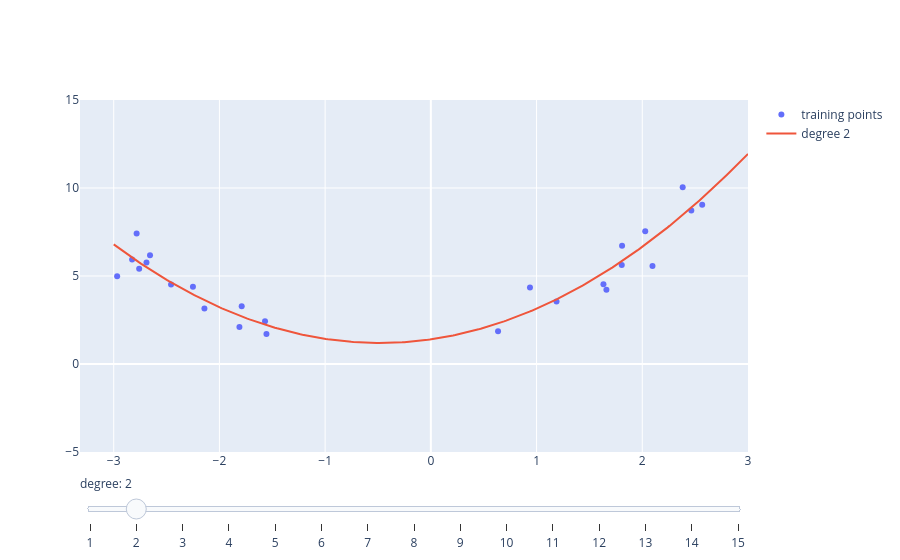

The notebook cell saved with this chart:
### Markdown cell above
## Interactive: drag the slider to change the degree (25 training points)

### Code cell
Xs = 6 * rng.random((25, 1)) - 3
ys = (0.8 * Xs ** 2 + 0.9 * Xs + 2 + rng.standard_normal((25, 1))).ravel()
grid = np.linspace(-3, 3, 300).reshape(-1, 1)
degrees = list(range(1, 16))
fig = go.Figure([go.Scatter(x=Xs.ravel(), y=ys, mode="markers", name="training points")])
for d in degrees:
    m = make_pipeline(PolynomialFeatures(d, include_bias=False), StandardScaler(), LinearRegression()).fit(Xs, ys)
    fig.add_scatter(x=grid.ravel(), y=np.clip(m.predict(grid), -5, 15), mode="lines", name=f"degree {d}", visible=(d == 2))
steps = [{"label": str(d), "method": "update", "args": [{"visible": [True] + [dd == d for dd in degrees]}]} for d in degrees]
fig.update_layout(sliders=[{"steps": steps, "active": 1, "currentvalue": {"prefix": "degree: "}}], yaxis_range=[-5, 15])
fig

### Figure 1 — Plotly figure (JSON) as saved in the notebook; plotly's stock layout.template omitted (floating-point values rounded to 4 significant figures; data arrays with more than 128 entries replaced by an {"elided": "..."} marker saying what was removed)
{"data": [{"mode": "markers", "name": "training points", "type": "scatter", "x": [-2.457, 2.382, -2.826, -1.555, -2.142, 1.661, -1.811, 2.464, 0.9376, -2.783, -2.967, -2.69, 0.6356, 1.809, -1.569, 2.096, -2.657, 1.806, 2.567, 1.633, 1.189, 2.028, -2.759, -1.789, -2.25], "y": [4.521, 10.04, 5.938, 1.698, 3.148, 4.22, 2.105, 8.716, 4.351, 7.412, 4.992, 5.761, 1.855, 6.72, 2.426, 5.572, 6.183, 5.629, 9.047, 4.532, 3.546, 7.543, 5.418, 3.28, 4.388]}, {"mode": "lines", "name": "degree 1", "type": "scatter", "visible": false, "x": {"elided": "300 float values"}, "y": {"elided": "300 float values"}}, {"mode": "lines", "name": "degree 2", "type": "scatter", "visible": true, "x": {"elided": "300 float values"}, "y": {"elided": "300 float values"}}, {"mode": "lines", "name": "degree 3", "type": "scatter", "visible": false, "x": {"elided": "300 float values"}, "y": {"elided": "300 float values"}}, {"mode": "lines", "name": "degree 4", "type": "scatter", "visible": false, "x": {"elided": "300 float values"}, "y": {"elided": "300 float values"}}, {"mode": "lines", "name": "degree 5", "type": "scatter", "visible": false, "x": {"elided": "300 float values"}, "y": {"elided": "300 float values"}}, {"mode": "lines", "name": "degree 6", "type": "scatter", "visible": false, "x": {"elided": "300 float values"}, "y": {"elided": "300 float values"}}, {"mode": "lines", "name": "degree 7", "type": "scatter", "visible": false, "x": {"elided": "300 float values"}, "y": {"elided": "300 float values"}}, {"mode": "lines", "name": "degree 8", "type": "scatter", "visible": false, "x": {"elided": "300 float values"}, "y": {"elided": "300 float values"}}, {"mode": "lines", "name": "degree 9", "type": "scatter", "visible": false, "x": {"elided": "300 float values"}, "y": {"elided": "300 float values"}}, {"mode": "lines", "name": "degree 10", "type": "scatter", "visible": false, "x": {"elided": "300 float values"}, "y": {"elided": "300 float values"}}, {"mode": "lines", "name": "degree 11", "type": "scatter", "visible": false, "x": {"elided": "300 float values"}, "y": {"elided": "300 float values"}}, {"mode": "lines", "name": "degree 12", "type": "scatter", "visible": false, "x": {"elided": "300 float values"}, "y": {"elided": "300 float values"}}, {"mode": "lines", "name": "degree 13", "type": "scatter", "visible": false, "x": {"elided": "300 float values"}, "y": {"elided": "300 float values"}}, {"mode": "lines", "name": "degree 14", "type": "scatter", "visible": false, "x": {"elided": "300 float values"}, "y": {"elided": "300 float values"}}, {"mode": "lines", "name": "degree 15", "type": "scatter", "visible": false, "x": {"elided": "300 float values"}, "y": {"elided": "300 float values"}}], "layout": {"sliders": [{"active": 1, "currentvalue": {"prefix": "degree: "}, "steps": [{"args": [{"visible": [true, true, false, false, false, false, false, false, false, false, false, false, false, false, false, false]}], "label": "1", "method": "update"}, {"args": [{"visible": [true, false, true, false, false, false, false, false, false, false, false, false, false, false, false, false]}], "label": "2", "method": "update"}, {"args": [{"visible": [true, false, false, true, false, false, false, false, false, false, false, false, false, false, false, false]}], "label": "3", "method": "update"}, {"args": [{"visible": [true, false, false, false, true, false, false, false, false, false, false, false, false, false, false, false]}], "label": "4", "method": "update"}, {"args": [{"visible": [true, false, false, false, false, true, false, false, false, false, false, false, false, false, false, false]}], "label": "5", "method": "update"}, {"args": [{"visible": [true, false, false, false, false, false, true, false, false, false, false, false, false, false, false, false]}], "label": "6", "method": "update"}, {"args": [{"visible": [true, false, false, false, false, false, false, true, false, false, false, false, false, false, false, false]}], "label": "7", "method": "update"}, {"args": [{"visible": [true, false, false, false, false, false, false, false, true, false, false, false, false, false, false, false]}], "label": "8", "method": "update"}, {"args": [{"visible": [true, false, false, false, false, false, false, false, false, true, false, false, false, false, false, false]}], "label": "9", "method": "update"}, {"args": [{"visible": [true, false, false, false, false, false, false, false, false, false, true, false, false, false, false, false]}], "label": "10", "method": "update"}, {"args": [{"visible": [true, false, false, false, false, false, false, false, false, false, false, true, false, false, false, false]}], "label": "11", "method": "update"}, {"args": [{"visible": [true, false, false, false, false, false, false, false, false, false, false, false, true, false, false, false]}], "label": "12", "method": "update"}, {"args": [{"visible": [true, false, false, false, false, false, false, false, false, false, false, false, false, true, false, false]}], "label": "13", "method": "update"}, {"args": [{"visible": [true, false, false, false, false, false, false, false, false, false, false, false, false, false, true, false]}], "label": "14", "method": "update"}, {"args": [{"visible": [true, false, false, false, false, false, false, false, false, false, false, false, false, false, false, true]}], "label": "15", "method": "update"}]}], "yaxis": {"range": [-5, 15]}}}
